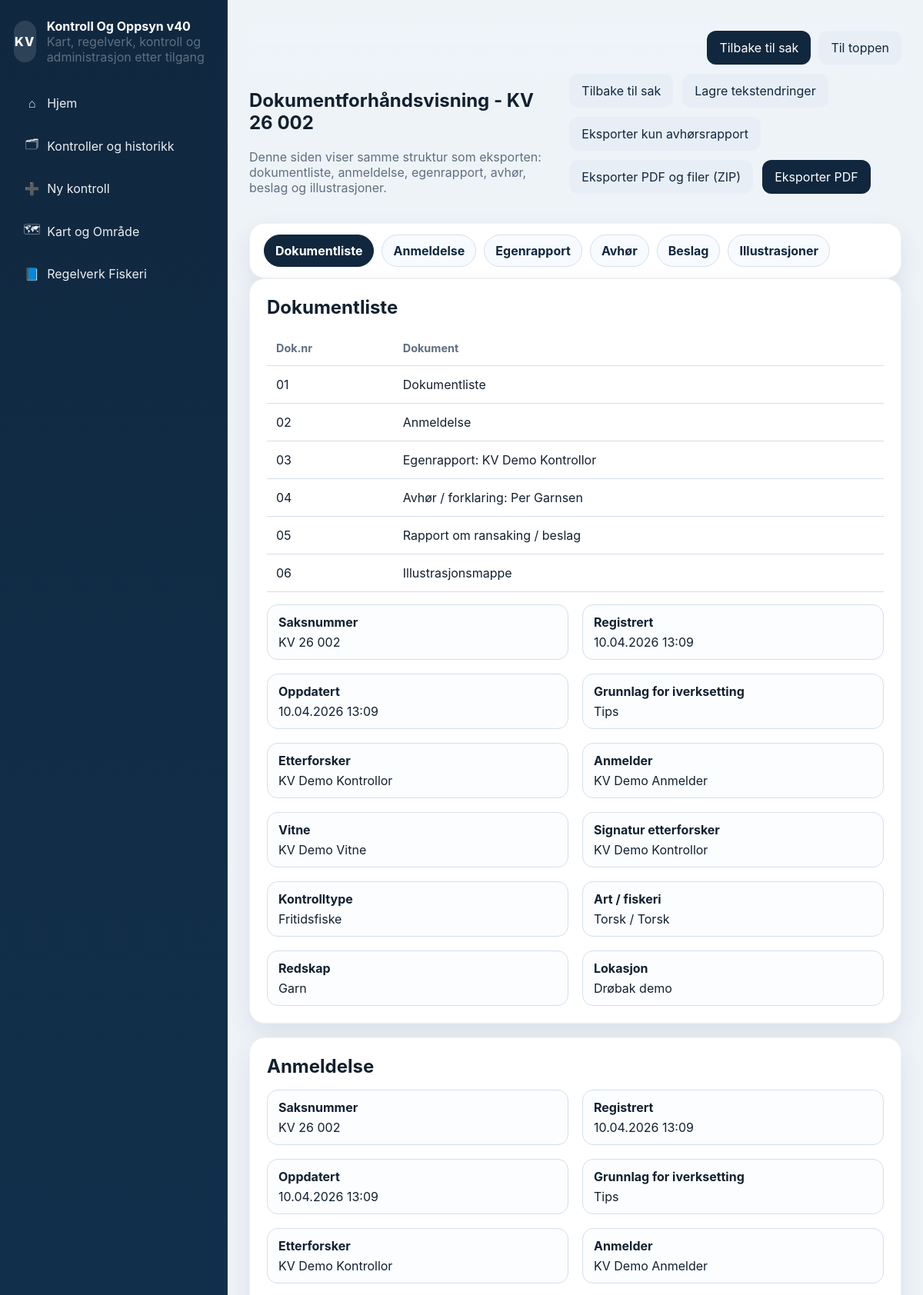
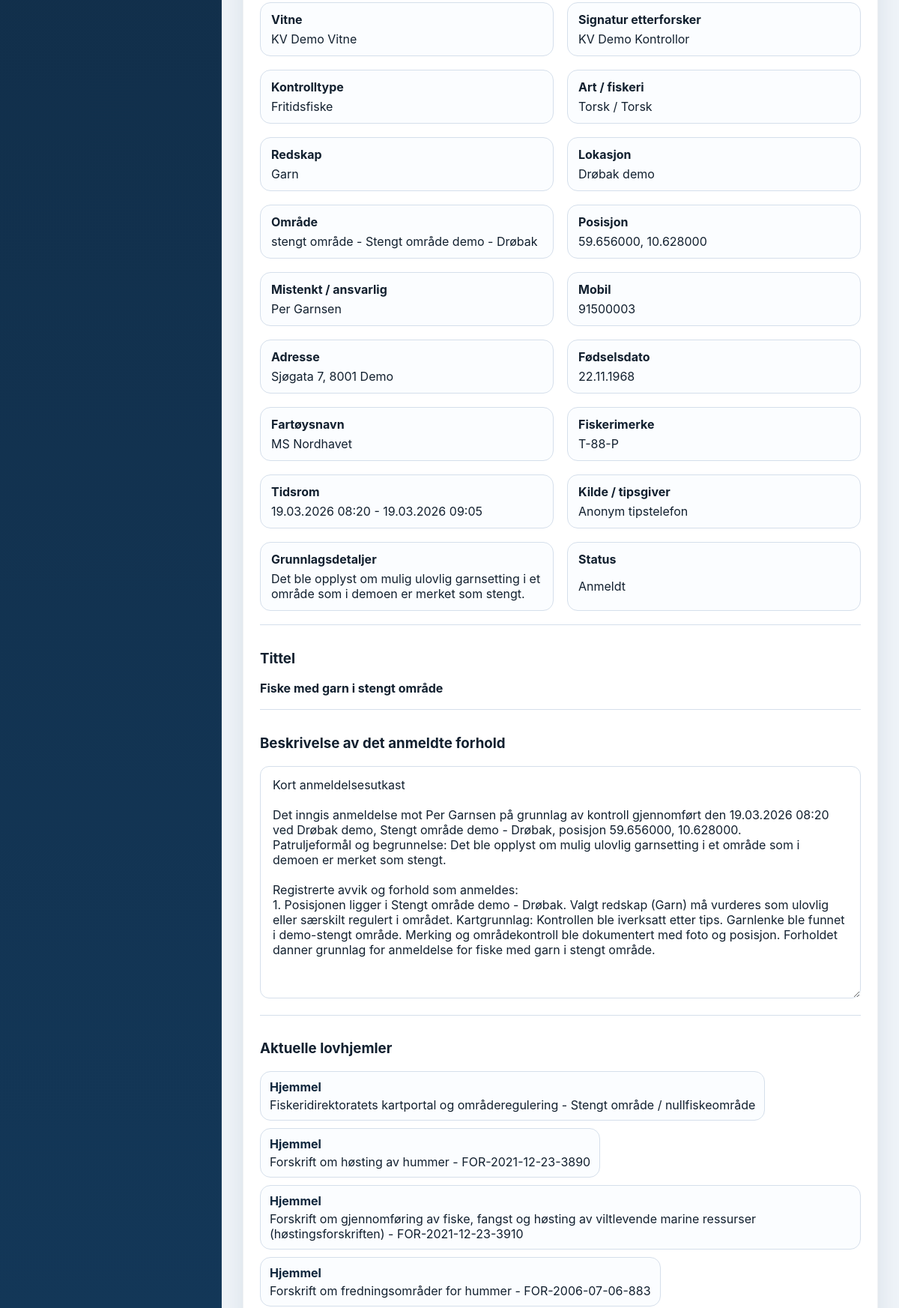
The app's page /cases/2/preview (signed in, upper part) with its own data (2 pictures, top to bottom).
### tables this page shows
CREATE TABLE cases (
                id INTEGER PRIMARY KEY AUTOINCREMENT,
                case_number TEXT NOT NULL UNIQUE,
                created_by INTEGER NOT NULL REFERENCES users(id) ON DELETE RESTRICT,
                investigator_name TEXT NOT NULL,
                complainant_name TEXT,
                witness_name TEXT,
                case_basis TEXT NOT NULL DEFAULT 'patruljeobservasjon',
                basis_source_name TEXT,
                basis_details TEXT,
                control_type TEXT,
                fishery_type TEXT,
                species TEXT,
                gear_type TEXT,
                start_time TEXT,
                end_time TEXT,
                location_name TEXT,
                latitude REAL,
                longitude REAL,
                area_status TEXT,
                area_name TEXT,
                suspect_name TEXT,
                suspect_phone TEXT,
                suspect_birthdate TEXT,
                suspect_address TEXT,
                suspect_post_place TEXT,
                lookup_text TEXT,
                vessel_name TEXT,
                vessel_reg TEXT,
                radio_call_sign TEXT,
                notes TEXT,
                hearing_text TEXT,
                seizure_notes TEXT,
                summary TEXT,
                findings_json TEXT NOT NULL DEFAULT '[]',
                source_snapshot_json TEXT NOT NULL DEFAULT '[]',
                crew_json TEXT NOT NULL DEFAULT '[]',
                external_actors_json TEXT NOT NULL DEFAULT '[]',
                hummer_participant_no TEXT,
                hummer_last_registered TEXT,
                observed_gear_count INTEGER,
                complaint_override TEXT,
                own_report_override TEXT,
                interview_report_override TEXT,
                seizure_report_override TEXT,
                interview_sessions_json TEXT NOT NULL DEFAULT '[]',
                complainant_signature TEXT,
                witness_signature TEXT,
                investigator_signature TEXT,
                suspect_signature TEXT,
                status TEXT NOT NULL DEFAULT 'Utkast',
                last_generated_pdf TEXT,
                last_previewed_at TEXT,
                created_at TEXT NOT NULL,
                updated_at TEXT NOT NULL
            , deleted_at TEXT, deleted_by INTEGER);

### app/routers/cases.py (the view)
@router.get('/cases/{case_id}/preview', response_class=HTMLResponse)
def preview_case(request: Request, case_id: int):
    user = require_permission(request, 'kv_kontroll', detail='Brukeren har ikke tilgang til KV Kontroll.')
    case_row = get_case_for_user(user, case_id)
    updates = autofill_case_drafts(case_row)
    updates['last_previewed_at'] = db.utcnow_iso()
    if updates:
        db.save_case(case_id, updates)
        case_row = db.get_case(case_id) or case_row
    evidence = db.list_evidence(case_id)
    packet = build_case_preview_packet(case_row, evidence)
    db.record_audit(user['id'], 'preview_case', 'case', case_id, {})
    return render_template(request, 'case_preview.html', case=case_row, evidence=evidence, packet=packet)

### app/templates/case_preview.html (shortened to what this page needs)
{% extends 'base.html' %}
{% block content %}
<section class="preview-sticky-bar">
  <a class="btn btn-primary" href="/cases/{{ case.id }}/edit">Tilbake til sak</a>
  <a class="btn btn-secondary" href="#doclist">Til toppen</a>
</section>
<section class="page-header">
  <div>
    <h1>Dokumentforhåndsvisning - {{ case.case_number }}</h1>
    <p class="muted">Denne siden viser samme struktur som eksporten: dokumentliste, {{ packet.primary_document_title|lower }}, egenrapport, avhør, beslag og illustrasjoner.</p>
  </div>
  <div class="actions-row wrap">
    <a class="btn btn-secondary" href="/cases/{{ case.id }}/edit">Tilbake til sak</a>
    <button class="btn btn-secondary" form="preview-edit-form" type="submit">Lagre tekstendringer</button>
    <a class="btn btn-secondary" href="/cases/{{ case.id }}/interview-pdf">Eksporter kun avhørsrapport</a>
    <a class="btn btn-secondary" href="/cases/{{ case.id }}/bundle">Eksporter PDF og filer (ZIP)</a>
    <a class="btn btn-primary" href="/cases/{{ case.id }}/pdf">Eksporter PDF</a>
  </div>
</section>
<section class="card preview-nav-card margin-bottom-l">
  <div class="preview-nav">
    <a href="#doclist" class="chip chip-active">Dokumentliste</a>
    <a href="#anmeldelse" class="chip">{{ packet.primary_document_title }}</a>
    <a href="#rapport" class="chip">Egenrapport</a>
    <a href="#avhor" class="chip">Avhør</a>
    <a href="#beslag" class="chip">Beslag</a>
    <a href="#illustrasjoner" class="chip">Illustrasjoner</a>
  </div>
</section>
<section id="doclist" class="card preview-section">
  <div class="card-header"><h2>Dokumentliste</h2></div>
  <div class="table-wrap margin-bottom-m">
    <table class="data-table">
      <thead>
        <tr><th>Dok.nr</th><th>Dokument</th></tr>
      </thead>
      <tbody>
        {% for doc in packet.documents %}
        <tr><td>{{ doc.number }}</td><td>{{ doc.title }}</td></tr>
        {% endfor %}
      </tbody>
    </table>
  </div>
  <div class="grid-two">
    {% for key, value in packet.meta_rows[:12] %}
    <div class="meta-row"><strong>{{ key }}</strong><span>{{ value }}</span></div>
    {% endfor %}
  </div>
</section>
<section id="anmeldelse" class="card preview-section">
  <div class="card-header"><h2>{{ packet.primary_document_title }}</h2></div>
  <div class="grid-two margin-bottom-m">
    {% for key, value in packet.meta_rows %}
    <div class="meta-row"><strong>{{ key }}</strong><span>{{ value }}</span></div>
    {% endfor %}
  </div>
  <div class="preview-block">
    <h3>Tittel</h3>
    <p><strong>{{ packet.title }}</strong></p>
  </div>
  <div class="preview-block">
    <h3>{% if packet.has_offences %}Beskrivelse av det anmeldte forhold{% else %}Beskrivelse av kontrollen{% endif %}</h3>
    <textarea form="preview-edit-form" name="complaint_override" rows="14" class="preview-edit-textarea">{{ case.complaint_override or packet.short_complaint }}</textarea>
  </div>
  <div class="preview-block">
    <h3>{% if packet.has_offences %}Aktuelle lovhjemler{% else %}Relevante kontrollhjemler{% endif %}</h3>
    {% if packet.legal_refs %}
      <div class="source-list">
        {% for item in packet.legal_refs %}
        <div class="source-chip"><strong>Hjemmel</strong><span>{{ item }}</span></div>
        {% endfor %}
      </div>
    {% else %}
      <p class="muted">Ingen hjemler lagret i saken ennå.</p>
    {% endif %}
  </div>
</section>
{% endblock %}

### app/static/styles.css (style rules this page uses)
:root { --bg: #eef3f8; --card: #ffffff; --text: #12202f; --muted: #5f6f81; --line: #d5dfeb; --primary: #10273d; --primary-2: #24527b; --danger: #ab2c2c; --success: #0e6e46; --shadow: 0 12px 30px rgba(15, 39, 64, 0.09); --radius: 20px; }
* { box-sizing: border-box; }
html, body { margin: 0; padding: 0; font-family: Inter, ui-sans-serif, system-ui, -apple-system, BlinkMacSystemFont, 'Segoe UI', sans-serif; color: var(--text); background: var(--bg); }
a { color: inherit; text-decoration: none; }
body { min-height: 100vh; }
input, select, textarea, button { font: inherit; }
input, select, textarea { width: 100%; border: 1px solid var(--line); border-radius: 12px; padding: 14px 16px; background: #fff; color: var(--text); }
textarea { resize: vertical; }
button { cursor: pointer; }
.page-header { display: flex; justify-content: space-between; align-items: start; gap: 16px; margin-bottom: 20px; }
.actions-row { display: flex; gap: 12px; align-items: center; }
.actions-row.wrap { flex-wrap: wrap; }
.grid-two { display: grid; grid-template-columns: repeat(2, minmax(0, 1fr)); gap: 18px; }
.card { background: var(--card); border-radius: var(--radius); box-shadow: var(--shadow); padding: 22px; border: 1px solid rgba(15, 39, 64, 0.06); }
.card-header { display: flex; justify-content: space-between; align-items: center; gap: 12px; margin-bottom: 16px; }
.card-header h2, .card-header h3 { margin: 0; }
.muted { color: var(--muted); }
.btn { border: none; border-radius: 12px; padding: 12px 16px; display: inline-flex; align-items: center; justify-content: center; gap: 8px; }
.btn-primary { background: var(--primary); color: #fff; }
.btn-secondary { background: #e8eef6; color: var(--primary); }
.table-wrap { overflow-x: auto; }
.data-table { width: 100%; border-collapse: collapse; }
.data-table th, .data-table td { padding: 14px 12px; border-bottom: 1px solid var(--line); vertical-align: top; text-align: left; }
.data-table thead th { color: var(--muted); font-size: 0.9rem; font-weight: 700; }
.margin-bottom-m { margin-bottom: 16px; }
.source-list { display: flex; flex-wrap: wrap; gap: 10px; margin-top: 14px; }
.source-chip { display: inline-flex; flex-direction: column; gap: 4px; padding: 10px 12px; border-radius: 14px; border: 1px solid var(--line); background: #fbfdff; min-width: 180px; }
.source-chip strong { color: var(--primary); }
.preview-nav-card { padding: 14px 18px; }
.preview-nav { display: flex; gap: 10px; flex-wrap: wrap; }
.chip { display: inline-flex; padding: 10px 14px; border-radius: 999px; border: 1px solid var(--line); background: #f7fbff; color: var(--primary); font-weight: 700; }
.chip-active { background: var(--primary); color: #fff; border-color: var(--primary); }
.preview-section { margin-bottom: 18px; }
.preview-block { margin-top: 18px; padding-top: 14px; border-top: 1px solid var(--line); }
.meta-row { display: grid; gap: 6px; padding: 12px 14px; border: 1px solid var(--line); border-radius: 14px; background: #fbfdff; }
.preview-sticky-bar { position: sticky; top: 0; z-index: 40; display: flex; gap: 10px; justify-content: flex-end; padding: 12px 0; background: linear-gradient(180deg, rgba(238,243,248,0.96), rgba(238,243,248,0.88)); backdrop-filter: blur(8px); }

### records on screen
cases: case_number "KV 26 002", key "Saksnummer", key "Etterforsker", investigator_name "KV Demo Kontrollor", key "Anmelder", complainant_name "KV Demo Anmelder", key "Vitne", witness_name "KV Demo Vitne", key "Signatur etterforsker", investigator_signature "KV Demo Kontrollor", key "Kontrolltype", control_type "Fritidsfiske", key "Redskap", gear_type "Garn", key "Lokasjon", location_name "Drøbak demo", key "Mistenkt / ansvarlig", suspect_name "Per Garnsen", key "Mobil", suspect_phone "91500003", key "Adresse", suspect_address "Sjøgata 7, 8001 Demo", key "Fødselsdato", suspect_birthdate "22.11.1968", key "Fartøysnavn", vessel_name "MS Nordhavet", key "Fiskerimerke", vessel_reg "T-88-P", key "Kilde / tipsgiver", basis_source_name "Anonym tipstelefon", key "Grunnlagsdetaljer", basis_details "Det ble opplyst om mulig ulovlig garnsetting i et område som i demoen er merket som stengt.", key "Status", status "Anmeldt"

### other values on screen
{{ app_version }} "v40"
{{ link.icon }} "⌂" "🗂" "➕" "🗺" "📘"
{{ link.label }} "Hjem" "Kontroller og historikk" "Ny kontroll" "Kart og Område" "Regelverk Fiskeri"
{{ packet.primary_document_title|lower }} "anmeldelse"
{{ packet.primary_document_title }} "Anmeldelse"
{{ doc.number }} "01" "02" "03" "04" "05" "06"
{{ doc.title }} "Dokumentliste" "Anmeldelse" "Egenrapport: KV Demo Kontrollor" "Avhør / forklaring: Per Garnsen" "Rapport om ransaking / beslag" "Illustrasjonsmappe"
{{ key }} "Registrert" "Oppdatert" "Grunnlag for iverksetting" "Art / fiskeri"
{{ value }} "10.04.2026 13:09" "10.04.2026 13:09" "Tips" "Torsk / Torsk"
{{ key }} "Registrert" "Oppdatert" "Grunnlag for iverksetting" "Art / fiskeri" "Område" "Posisjon" "Tidsrom"
{{ value }} "10.04.2026 13:09" "10.04.2026 13:09" "Tips" "Torsk / Torsk" "stengt område - Stengt område demo - Drøbak" "59.656000, 10.628000" "19.03.2026 08:20 - 19.03.2026 09:05"
{{ packet.title }} "Fiske med garn i stengt område"
{{ item }} "Fiskeridirektoratets kartportal og områderegulering - Stengt område / nullfiskeområde" "Forskrift om høsting av hummer - FOR-2021-12-23-3890" "Forskrift om gjennomføring av fiske, fangst og høsting av viltlevende marine ressurser (høstingsforskriften) - FOR-2021-12-23-3910" "Forskrift om fredningsområder for hummer - FOR-2006-07-06-883"
